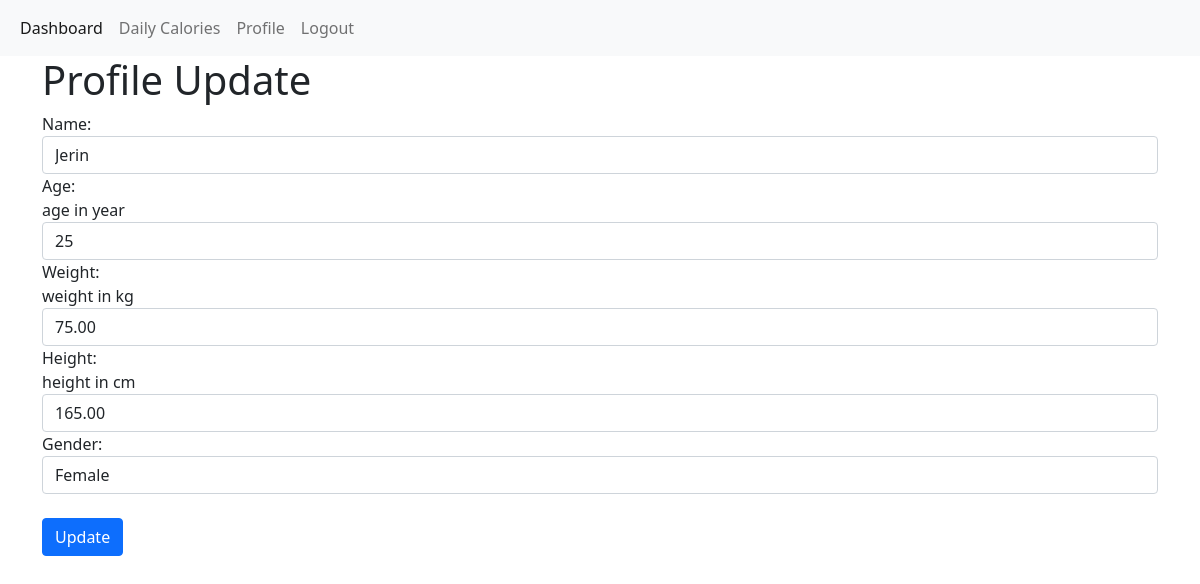
Before: /profile-update/ (signed in) with the older database file.
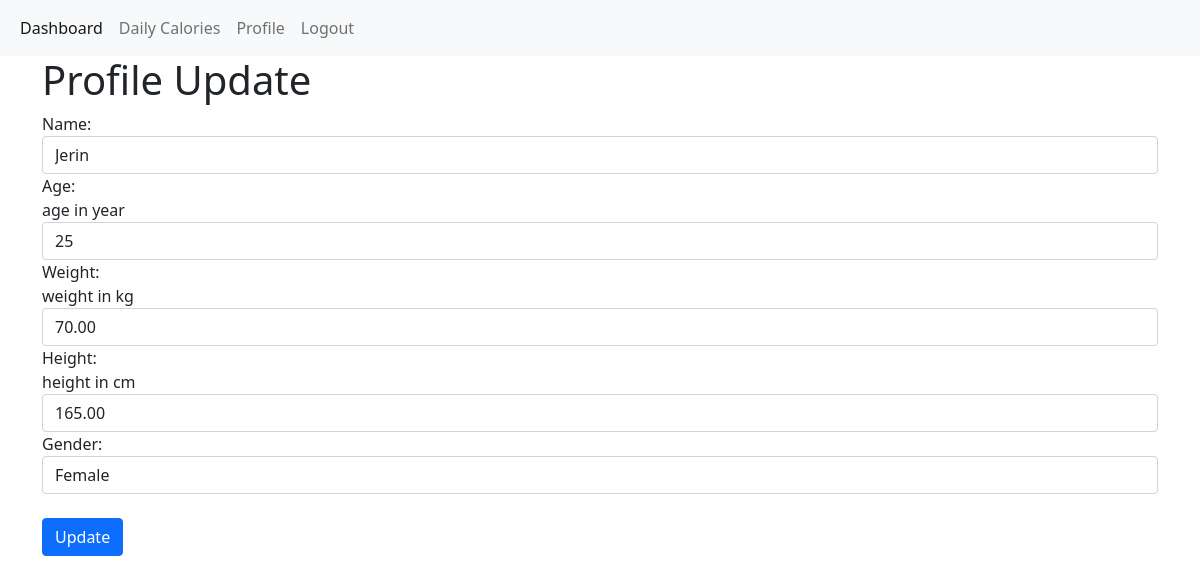
After: the same page with the newer database file.
### Calorie/models.py (models this page shows, shortened)
class ProfileModel(models.Model):
    GENDER_CHOICES = [
        ('Male','Male'),
        ('Female', 'Female'),
    ]
    user = models.OneToOneField(User, on_delete=models.CASCADE, related_name='user_profile')
    name = models.CharField(max_length=200, null=True)
    age = models.PositiveIntegerField(null=True, help_text='age in year')
    weight = models.DecimalField(max_digits=10, decimal_places=2, null=True, help_text='weight in kg')
    height = models.DecimalField(max_digits=10, decimal_places=2, null=True, help_text='height in cm')
    bmr = models.DecimalField(max_digits=10, decimal_places=2, null=True)
    gender = models.CharField(choices=GENDER_CHOICES, max_length=12, null=True)

### Calorie/views.py (the view, shortened to what this page needs)
# urls.py: path('profile-update/',profile_update,name='profile_update'),
@login_required
def profile_update(request):
    user = request.user
    try:
        profile_data = ProfileModel.objects.get(user = user)
    except ProfileModel.DoesNotExist:
        profile_data = None
    form_data = ProfileUpdateForm(instance=profile_data)
    context = {
        'form_data': form_data,
        'title': 'Profile Update',
        'btn_name': 'Update'
    }
    return render(request, 'master/base-form.html',context)

### Calorie/forms.py
class ProfileUpdateForm(forms.ModelForm):
    class Meta:
        model = ProfileModel
        fields = '__all__'
        exclude = ['user','bmr']
        widgets = {
            'name':forms.TextInput(attrs={'class':'form-control'}),
            'age':forms.NumberInput(attrs={'class':'form-control'}),
            'weight':forms.NumberInput(attrs={'class':'form-control','step': '0.01'}),
            'height':forms.NumberInput(attrs={'class':'form-control','step': '0.01'}),
            'bmr':forms.NumberInput(attrs={'class':'form-control','step': '0.01'}),
            'gender':forms.Select(attrs={'class':'form-control'}),
        }

### Calorie/templates/master/base-form.html (shortened to what this page needs)
{% extends 'master/base.html' %}
{% block content %}
<h1>{{title}}</h1>
<form action="" method="POST">
    {{form_data}}
    <button type="submit" class="btn btn-primary mt-4">{{btn_name}}</button>
</form>
{% endblock content %}

Changed rows visible on the page:
changed ProfileModel "Jerin": weight "75.00" → "70.00"
